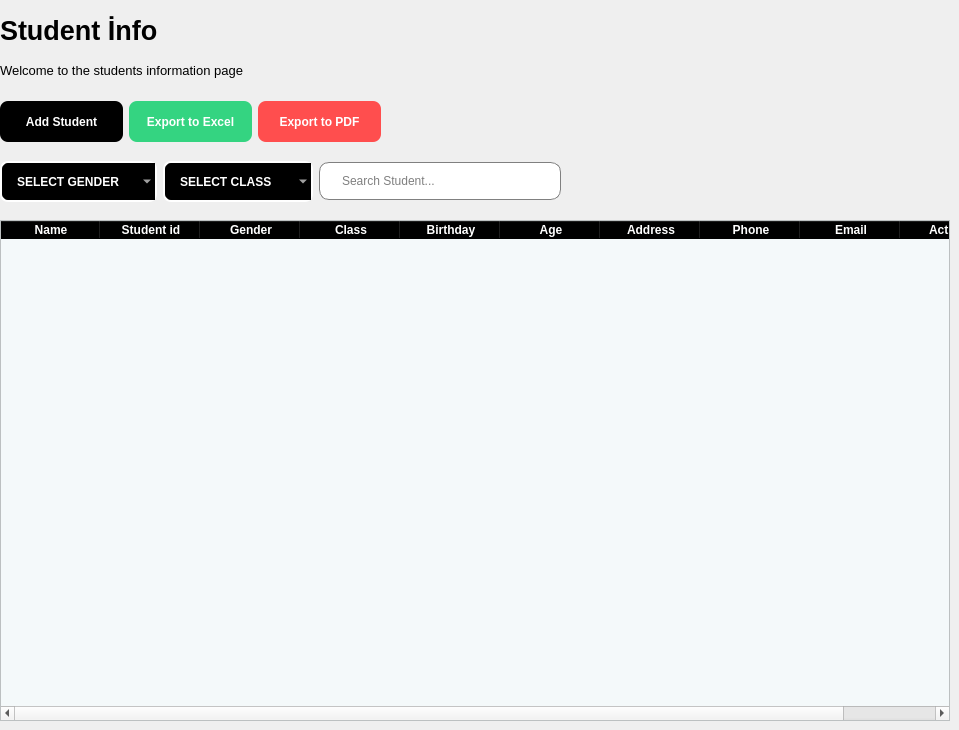
          <widget class="QWidget" name="page_3">
           <widget class="QLabel" name="label_9">
            <property name="geometry">
             <rect>
              <x>0</x>
              <y>0</y>
              <width>191</width>
              <height>61</height>
             </rect>
            </property>
            <property name="font">
             <font>
              <pointsize>20</pointsize>
              <weight>75</weight>
              <bold>true</bold>
             </font>
            </property>
            <property name="text">
             <string>Student İnfo</string>
            </property>
           </widget>
           <widget class="QLabel" name="label_19">
            <property name="geometry">
             <rect>
              <x>0</x>
              <y>40</y>
              <width>261</width>
              <height>61</height>
             </rect>
            </property>
            <property name="font">
             <font>
              <pointsize>10</pointsize>
              <weight>50</weight>
              <bold>false</bold>
             </font>
            </property>
            <property name="text">
             <string>Welcome to the students information page</string>
            </property>
           </widget>
           <widget class="QTableWidget" name="studentinfo_table">
            <property name="geometry">
             <rect>
              <x>0</x>
              <y>220</y>
              <width>950</width>
              <height>501</height>
             </rect>
            </property>
            <property name="styleSheet">
             <string notr="true">QHeaderView::section{
	font-weight:bold;
	background-color:black;
	color:white;
}
QTableWidget{
	alternate-background-color: #BDEDFB;
	background-color: #F4F9FA;
}</string>
            </property>
            <property name="alternatingRowColors">
             <bool>true</bool>
            </property>
            <column>
             <property name="text">
              <string>Name</string>
             </property>
            </column>
            <column>
             <property name="text">
              <string>Student id</string>
             </property>
            </column>
            <column>
             <property name="text">
              <string>Gender</string>
             </property>
            </column>
            <column>
             <property name="text">
              <string>Class</string>
             </property>
            </column>
            <column>
             <property name="text">
              <string>Birthday</string>
             </property>
            </column>
            <column>
             <property name="text">
              <string>Age</string>
             </property>
            </column>
            <column>
             <property name="text">
              <string>Address</string>
             </property>
            </column>
            <column>
             <property name="text">
              <string>Phone</string>
             </property>
            </column>
            <column>
             <property name="text">
              <string>Email</string>
             </property>
            </column>
            <column>
             <property name="text">
              <string>Actions</string>
             </property>
            </column>
           </widget>
           <widget class="QWidget" name="">
            <property name="geometry">
             <rect>
              <x>0</x>
              <y>100</y>
              <width>381</width>
              <height>43</height>
             </rect>
            </property>
            <layout class="QHBoxLayout" name="horizontalLayout_6">
             <item>
              <widget class="QPushButton" name="saveStudent_btn">
               <property name="minimumSize">
                <size>
                 <width>0</width>
                 <height>41</height>
                </size>
               </property>
               <property name="styleSheet">
                <string notr="true">QPushButton{
	background-color: rgb(0,0,0);
	color:white;
	border:none;
	border-radius:8px;
	font-weight:bold;
	font-size:12px;
}</string>
               </property>
               <property name="text">
                <string>Add Student</string>
               </property>
               <property name="icon">
                <iconset resource="resources.qrc">
                 <normaloff>:/icons/add student.png</normaloff>:/icons/add student.png</iconset>
               </property>
              </widget>
             </item>
             <item>
              <widget class="QPushButton" name="exportExport_btn">
               <property name="minimumSize">
                <size>
                 <width>0</width>
                 <height>41</height>
                </size>
               </property>
               <property name="styleSheet">
                <string notr="true">QPushButton{
	background-color: #34D481;
	color:white;
	border:none;
	border-radius:8px;
	font-weight:bold;
	font-size:12px;
}</string>
               </property>
               <property name="text">
                <string>Export to Excel</string>
               </property>
               <property name="icon">
                <iconset resource="resources.qrc">
                 <normaloff>:/icons/excel.png</normaloff>:/icons/excel.png</iconset>
               </property>
              </widget>
             </item>
             <item>
              <widget class="QPushButton" name="pdfExport_btn">
               <property name="minimumSize">
                <size>
                 <width>0</width>
                 <height>41</height>
                </size>
               </property>
               <property name="styleSheet">
                <string notr="true">QPushButton{
	background-color: rgb(255,78,78);
	color:white;
	border:none;
	border-radius:8px;
	font-weight:bold;
	font-size:12px;
}</string>
               </property>
               <property name="text">
                <string>Export to PDF</string>
               </property>
               <property name="icon">
                <iconset resource="resources.qrc">
                 <normaloff>:/icons/pdf.png</normaloff>:/icons/pdf.png</iconset>
               </property>
              </widget>
             </item>
            </layout>
           </widget>
           <widget class="QWidget" name="">
            <property name="geometry">
             <rect>
              <x>0</x>
              <y>160</y>
              <width>561</width>
              <height>43</height>
             </rect>
            </property>
            <layout class="QHBoxLayout" name="horizontalLayout_7">
             <item>
              <widget class="QComboBox" name="select_gender">
               <property name="minimumSize">
                <size>
                 <width>150</width>
                 <height>0</height>
                </size>
               </property>
               <property name="styleSheet">
                <string notr="true">QComboBox{
	border: 2px solid white;
	border-radius: 8px;
	padding: 1px 18px 1px 3px;
	background-color:black;
	color:white;
	height:35px;
	padding-left:15px;
	font-weight:bold;
	selection-background-color:#298089
}
</string>
               </property>
               <item>
                <property name="text">
                 <string>SELECT GENDER</string>
                </property>
               </item>
               <item>
                <property name="text">
                 <string>Male</string>
                </property>
               </item>
               <item>
                <property name="text">
                 <string>Female</string>
                </property>
               </item>
              </widget>
             </item>
             <item>
              <widget class="QComboBox" name="select_class">
               <property name="minimumSize">
                <size>
                 <width>150</width>
                 <height>0</height>
                </size>
               </property>
               <property name="styleSheet">
                <string notr="true">QComboBox{
	border: 2px solid white;
	border-radius: 8px;
	padding: 1px 18px 1px 3px;
	background-color:black;
	color:white;
	height:35px;
	padding-left:15px;
	font-weight:bold;
	selection-background-color:#298089
}
</string>
               </property>
               <item>
                <property name="text">
                 <string>SELECT CLASS</string>
                </property>
               </item>
               <item>
                <property name="text">
                 <string>Grade 1</string>
                </property>
               </item>
               <item>
                <property name="text">
                 <string>Grade 2</string>
                </property>
               </item>
               <item>
                <property name="text">
                 <string>Grade 3</string>
                </property>
               </item>
               <item>
                <property name="text">
                 <string>Grade 4</string>
                </property>
               </item>
               <item>
                <property name="text">
                 <string>Grade 5</string>
                </property>
               </item>
               <item>
                <property name="text">
                 <string>Grade 6</string>
                </property>
               </item>
               <item>
                <property name="text">
                 <string>Grade 7</string>
                </property>
               </item>
               <item>
                <property name="text">
                 <string>Grade 8</string>
                </property>
               </item>
               <item>
                <property name="text">
                 <string>Grade 9</string>
                </property>
               </item>
               <item>
                <property name="text">
                 <string>Grade 10</string>
                </property>
               </item>
               <item>
                <property name="text">
                 <string>Grade 11</string>
                </property>
               </item>
               <item>
                <property name="text">
                 <string>Grade 12</string>
                </property>
               </item>
              </widget>
             </item>
             <item>
              <widget class="QLineEdit" name="search_student">
               <property name="minimumSize">
                <size>
                 <width>0</width>
                 <height>38</height>
                </size>
               </property>
               <property name="maximumSize">
                <size>
                 <width>16777215</width>
                 <height>38</height>
                </size>
               </property>
               <property name="styleSheet">
                <string notr="true">QLineEdit{
	padding-left:20px;
	border: 1px solid gray;
	border-radius: 10px;
}</string>
               </property>
               <property name="placeholderText">
                <string>Search Student...</string>
               </property>
              </widget>
             </item>
            </layout>
           </widget>
          </widget>
